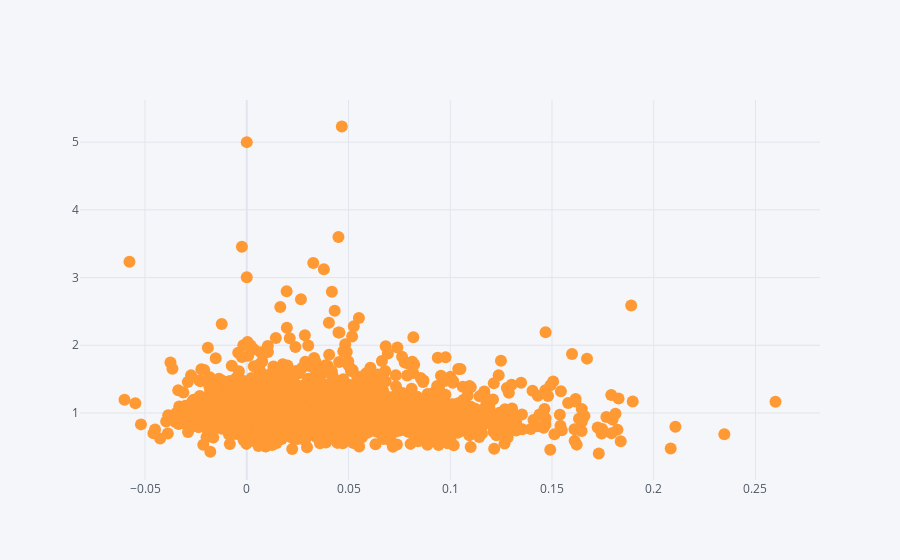

The code cell stored with this chart in its notebook:
### Code cell
df_high.iplot(kind='scatter', mode='markers', x='macd', y='ratio')

### Figure 1 — Plotly figure (JSON) as saved in the notebook; plotly's stock layout.template omitted (floating-point values rounded to 4 significant figures; data arrays with more than 128 entries replaced by an {"elided": "..."} marker saying what was removed)
{"data": [{"line": {"color": "rgba(255, 153, 51, 1.0)", "dash": "solid", "shape": "linear", "width": 1.3}, "marker": {"size": 12, "symbol": "circle"}, "mode": "markers", "name": "ratio", "text": "", "type": "scatter", "x": {"elided": "8940 float values"}, "y": {"elided": "8940 float values"}}], "layout": {"legend": {"bgcolor": "#F5F6F9", "font": {"color": "#4D5663"}}, "paper_bgcolor": "#F5F6F9", "plot_bgcolor": "#F5F6F9", "title": {"font": {"color": "#4D5663"}}, "xaxis": {"gridcolor": "#E1E5ED", "showgrid": true, "tickfont": {"color": "#4D5663"}, "title": {"font": {"color": "#4D5663"}, "text": ""}, "zerolinecolor": "#E1E5ED"}, "yaxis": {"gridcolor": "#E1E5ED", "showgrid": true, "tickfont": {"color": "#4D5663"}, "title": {"font": {"color": "#4D5663"}, "text": ""}, "zerolinecolor": "#E1E5ED"}}}
